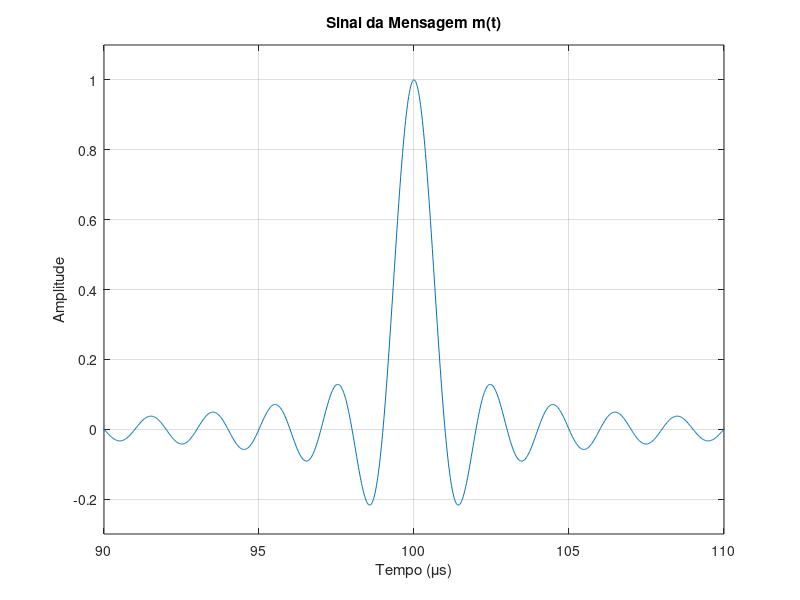

MATLAB code for this plot:
fsamp = 50e6; % Frequência de amostragem em Hz (50 MHz)
t_end = 200e-6; % Tempo final em segundos (200 µs)
t = linspace(0, t_end, round(t_end * fsamp)); % Vetor de tempo
x = linspace(0, t_end * 1e6, round(t_end * fsamp)) - 100; % Tempo em µs ajustado
m = sinc(x); % Sinal da mensagem

figure;
plot(t * 1e6, m);  % Converter tempo para µs no eixo X
title('Sinal da Mensagem m(t)');
xlabel('Tempo (\mus)');
ylabel('Amplitude');
xlim([90, 110]); % Limite do eixo X em µs aumentado para capturar ciclos completos
ylim([-0.3, 1.1]); % Limite do eixo Y aumentado
grid on;

